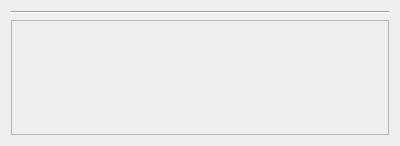
<?xml version="1.0" encoding="UTF-8"?>
<ui version="4.0">
 <class>gridWidget</class>
 <widget class="QWidget" name="gridWidget">
  <property name="geometry">
   <rect>
    <x>0</x>
    <y>0</y>
    <width>400</width>
    <height>146</height>
   </rect>
  </property>
  <property name="windowTitle">
   <string>Form</string>
  </property>
  <layout class="QGridLayout" name="gridLayout">
   <item row="0" column="0" colspan="2">
    <layout class="QHBoxLayout" name="horizontalLayout"/>
   </item>
   <item row="2" column="0" colspan="2">
    <widget class="QScrollArea" name="scrollArea">
     <property name="widgetResizable">
      <bool>true</bool>
     </property>
     <widget class="QWidget" name="scrollAreaWidgetContents">
      <property name="geometry">
       <rect>
        <x>0</x>
        <y>0</y>
        <width>380</width>
        <height>109</height>
       </rect>
      </property>
      <layout class="QVBoxLayout" name="verticalLayout"/>
     </widget>
    </widget>
   </item>
   <item row="1" column="0" colspan="2">
    <widget class="Line" name="line">
     <property name="orientation">
      <enum>Qt::Horizontal</enum>
     </property>
    </widget>
   </item>
  </layout>
 </widget>
 <resources/>
 <connections/>
</ui>
